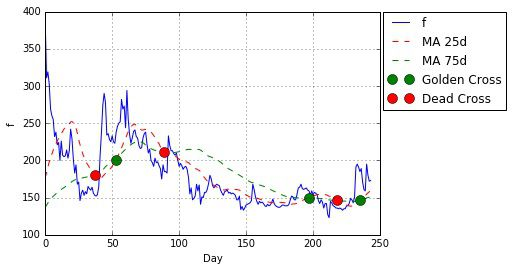

Here is the Python script that generated this plot:
#-*- coding:utf-8 -*-
import jsm
import datetime
import numpy as np
import matplotlib.pyplot as plt

# 株価のデータ取得（銘柄コード, 開始日, 終了日）
def get_stock(code, start_date, end_date):
    # 期間設定
    year, month, day = start_date.split("-")
    start = datetime.date(int(year), int(month), int(day))
    year, month, day = end_date.split("-") 
    end = datetime.date(int(year), int(month), int(day))
    # 株価データ取得
    q = jsm.Quotes()
    target = q.get_historical_prices(code, jsm.DAILY, start_date = start, end_date = end)
    # 項目ごとにリストに格納して返す
    date = [data.date for data in target]
    open = [data.open for data in target]
    close = [data.close for data in target]
    high = [data.high for data in target]
    low = [data.low for data in target]

    return [date, open, close, high, low]


# 移動平均線の計算(データ, 日数)
def move_average(data, day):
    return np.convolve(data, np.ones(day)/float(day), 'valid')

# ゴールデンクロス・デッドクロスの探索
def search_cross(f1, f2, i=0):
    golden = []
    dead = []
    df = f1 - f2
    for i in range( len(df)-1 ):        
        # 短い方(f1)が長い方(f2)を上に突き抜けた時の座標取得
        if(df[i] < 0 and df[i+1] > 0):
            golden.append([i, f1[i]])
        # 短い方(f1)が長い方(f2)を下に突き抜けた時の座標取得
        if(df[i] > 0 and df[i+1] < 0):
            dead.append([i, f1[i]])
            
    return np.array(golden), np.array(dead)

    
def main():
    # 株価の取得(銘柄コード, 開始日, 終了日)
    data15 = get_stock(8704, '2015-1-1', '2015-12-31')
    data16 = get_stock(8704, '2016-1-5', '2016-12-31')
    data15 = np.array(data15)
    data16 = np.array(data16)
    # 終値だけを日付を古い順に並び替えて抽出
    f15, f16 = data15[2,::-1], data16[2, ::-1] 
    # 移動平均線(25日線)の計算
    day = 25    # 日数
    data = np.r_[f15[len(f15)-day+1:len(f15)], f16]    #　2015年の終値の一部と2016年の終値を結合
    ma_25d = move_average(data, day)

    # 移動平均線(75日線)の計算
    day = 75    # 日数
    data = np.r_[f15[len(f15)-day+1:len(f15)], f16]    #　2015年の終値の一部と2016年の終値を結合
    ma_75d = move_average(data, day)
    
    # ゴールデンクロスとデッドクロスの探索
    gc, dc = search_cross(ma_25d, ma_75d)

    # グラフにプロット
    plt.plot(f16,  label="f")
    plt.plot(ma_25d, "--", color="r", label="MA 25d")
    plt.plot(ma_75d, "--", color="g", label="MA 75d")    
    plt.plot(gc[:,0],gc[:,1],"o", ms=10, label="Golden Cross")      
    plt.plot(dc[:,0],dc[:,1],"o", ms=10, label="Dead Cross")  
    #　ラベル軸
    plt.xlabel("Day")
    plt.ylabel("f")
    # 凡例
    plt.legend(bbox_to_anchor=(1.01,1), loc=2, borderaxespad=0)
    # グリッド
    plt.grid()
    # グラフ表示
    plt.show()

        
if __name__ == "__main__":
    main()
